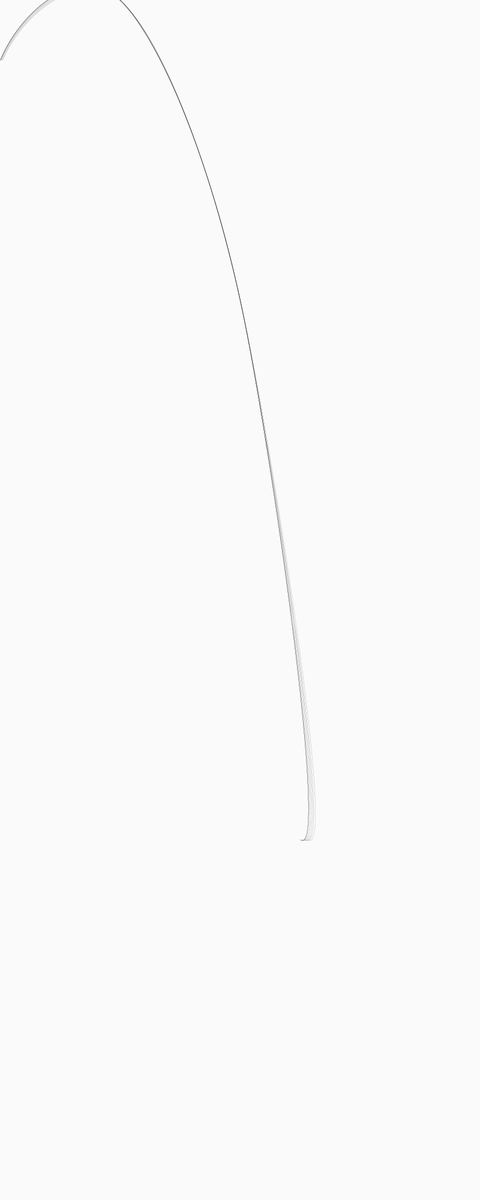
Frame 1 (no input)
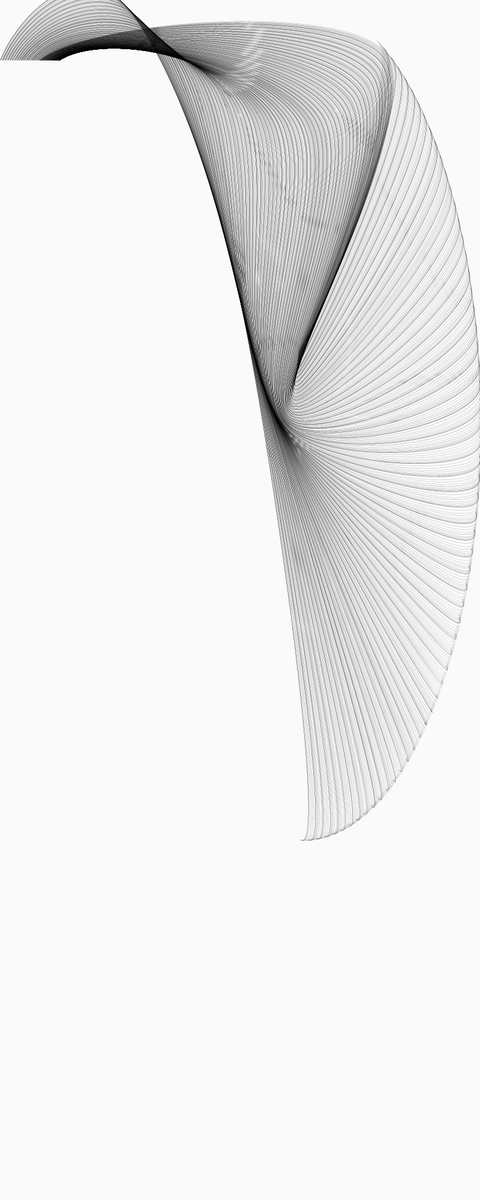
Frame 60 (the mouse pressed at the canvas centre just before this capture)
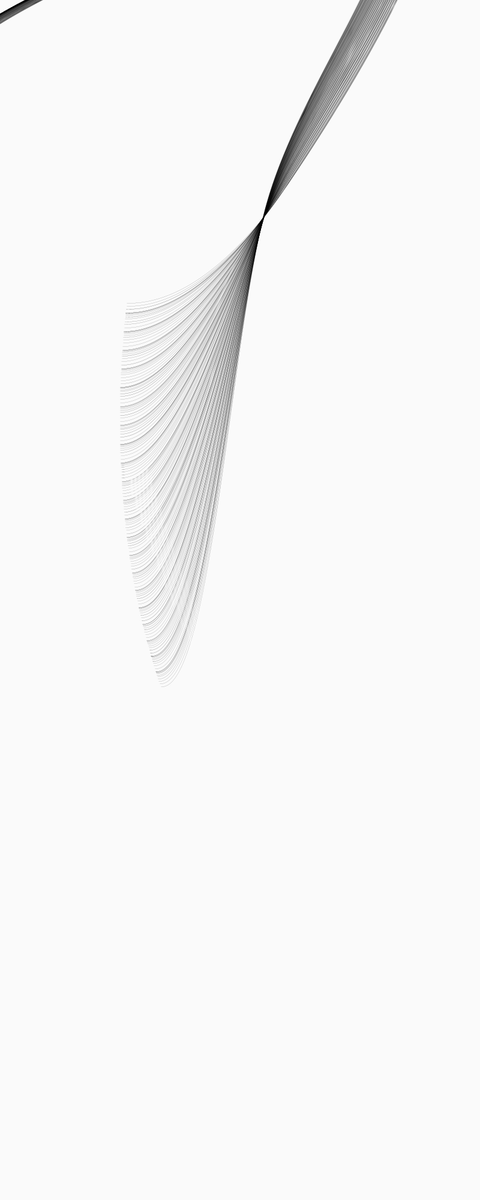
Frame 120 (the mouse held since frame 60 and released just before this capture)

The Processing sketch that drew these frames (run headless with seeded random() and noise(); from frame 60 on, the mouse is pressed at the canvas centre):

// Processing sketch: processing_87127
// ── processing_87127.pde

float u=0;

void setup(){ size(800,2000);

background(250);
frameRate(200);
}

void draw() {
  
  for(float z=0; z<0.01; z=z+0.001) {
  if(random(10)>9.99) {background(250);}
  strokeWeight(random(0.2));
  fill(cos(u)*400+100,cos(u*0.5)*20,tan(u*0.5)*20,sin(u)*0.8);
  u=u+z;
  beginShape();
  
  curveVertex(sin(u)*200+100,300);
  
    curveVertex(sin(u)*300+500,cos(u)*700+700);


  curveVertex(sin(u*0.5)*100+400,sin(u)*200+500);

  curveVertex(sin(u*0.4)*500+200,sin(u)*200);

  curveVertex(sin(u*0.9)*100,100);

  curveVertex(sin(u*0.2)*200,500);
  
  endShape();}

}
